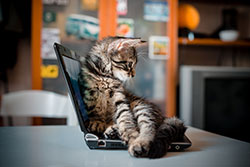
#> input picture images/kitten_image.jpg, 250 x 167 px
$ python bgr_channel_manipulation.py
#> lines starting #> are read from the running program, lines starting #| are printed output that depends on the picture
"""
Import a kitten image into OpenCV and print its pixel matrices to the console.
Extract its Blue, Green, and Red channels separately, turning the single n x n x 3 image into 3 individual n x n matrices.
Merge those 3 channel matrices back together into a single colored n x n x 3 image.
Swap the red channel with the green channel (GRB order) and merge again to see how the color balance shifts.
"""

import os  # standard library module for file/path operations
import argparse  # parse the --full-matrix command-line flag
import cv2  # OpenCV library for computer vision tasks
import numpy as np  # numerical library used to inspect the pixel array
import matplotlib.pyplot as plt  # used to chart each matrix as a labeled, colorbarred image

parser = argparse.ArgumentParser(description="Extract, merge, and swap the BGR channels of an image.")
parser.add_argument(
    "--full-matrix",
    action="store_true",
    help="Print the full raw pixel matrices to the command line (very large output) instead of just the color pixels.",
)
args = parser.parse_args()

np.set_printoptions(threshold=np.inf, linewidth=200)  # print full arrays instead of truncating them

# 1. Import the image
image_path = os.path.join(os.path.dirname(__file__), "images", "kitten_image.jpg")  # full path to the image file
image = cv2.imread(image_path)  # read the image from disk into a NumPy array (BGR order)
#> image is the input picture: shape (167, 250, 3); mean B, G, R 83.3, 91, 100.6

if image is None:  # cv2.imread returns None if the file wasn't found or couldn't be read
    raise FileNotFoundError(f"Could not load image at: {image_path}")  # stop execution with a clear error

height, width, channels = image.shape  # dimensions of the pixel matrix
#> height = 167; width = 250; channels = 3


def print_color_pixels(pixel_matrix, label):
    """Print only the pixels that aren't grayscale (where B, G, R aren't all equal), with their location."""
    blue, green, red = pixel_matrix[:, :, 0], pixel_matrix[:, :, 1], pixel_matrix[:, :, 2]
    is_color = ~((blue == green) & (green == red))  # grayscale/black/white pixels have B == G == R
    rows, cols = np.where(is_color)
    print(f"\n{label} - {len(rows)} color pixel(s) out of {pixel_matrix.shape[0] * pixel_matrix.shape[1]} total:")
    for row, col in zip(rows, cols):
        print(f"  ({row}, {col}): BGR={tuple(int(v) for v in pixel_matrix[row, col])}")


# 2. Print summary info about the matrix
print(f"Image shape (height, width, channels): {image.shape}")
#| Image shape (height, width, channels): (167, 250, 3)
print(f"Data type of pixel values: {image.dtype}")
#| Data type of pixel values: uint8
print(f"Total number of pixels: {height * width}")
#| Total number of pixels: 41750
print(f"Minimum pixel value: {image.min()}, Maximum pixel value: {image.max()}")
#| Minimum pixel value: 0, Maximum pixel value: 255
print(
    f"\nSummary:\n"
    f"  - Shape: {height} x {width} x {channels}\n"
    f"  - Data type: unsigned 8-bit integers ({image.dtype})\n"
    f"  - Total pixels: {height * width}\n"
    f"  - Intensity range: 0-255 per channel"
)
#| Summary:
#|   - Shape: 167 x 250 x 3
#|   - Data type: unsigned 8-bit integers (uint8)
#|   - Total pixels: 41750
#|   - Intensity range: 0-255 per channel

# 3. Print the color-related pixels and full BGR pixel matrix only when --full-matrix is passed
if args.full_matrix:
    print("\nFull image pixel matrix (BGR values):")
    print(image)
    print_color_pixels(image, "Original image")

# OpenCV stores each pixel as [Blue, Green, Red] (not RGB), so call out the mapping with a concrete example
example_pixel = image[0, 0]
#> example_pixel = [3, 4, 2]
print(
    f"\nExample pixel at (row=0, col=0): {example_pixel} "
    f"-> Blue={example_pixel[0]}, Green={example_pixel[1]}, Red={example_pixel[2]}"
)
#| Example pixel at (row=0, col=0): [3 4 2] -> Blue=3, Green=4, Red=2

# 4. Extract each color channel separately -> 3 individual 2D (height x width) matrices
blue_channel, green_channel, red_channel = cv2.split(image)  # each channel is now n x n (no 3rd dimension)
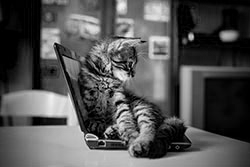
#> blue_channel: shape (167, 250); min 0, max 255, mean 83.3
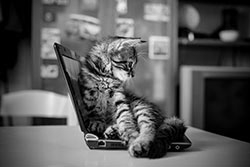
#> green_channel: shape (167, 250); min 0, max 253, mean 91
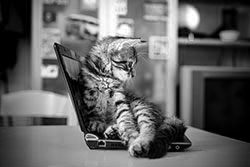
#> red_channel: shape (167, 250); min 0, max 255, mean 100.6
print(f"\nBlue channel shape: {blue_channel.shape}")
#| Blue channel shape: (167, 250)
print(f"Green channel shape: {green_channel.shape}")
#| Green channel shape: (167, 250)
print(f"Red channel shape: {red_channel.shape}")
#| Red channel shape: (167, 250)

if args.full_matrix:
    print("\nBlue channel matrix:")
    print(blue_channel)
    print("\nGreen channel matrix:")
    print(green_channel)
    print("\nRed channel matrix:")
    print(red_channel)

print(f"\nExample Blue channel value at (row=0, col=0): Blue={blue_channel[0, 0]}")
#| Example Blue channel value at (row=0, col=0): Blue=3
print(f"Example Green channel value at (row=0, col=0): Green={green_channel[0, 0]}")
#| Example Green channel value at (row=0, col=0): Green=4
print(f"Example Red channel value at (row=0, col=0): Red={red_channel[0, 0]}")
#| Example Red channel value at (row=0, col=0): Red=2

# 5. Print a small, easy-to-read sample block from the top-left corner
sample_region = image[0:5, 0:5]
print("\nTop-left 5x5 pixel block (BGR values):")
print(sample_region)
#> (printed output is left out)

# 6. Merge the 3 separate 2D channel matrices back into a single colored 3D image
merged_image = cv2.merge([blue_channel, green_channel, red_channel])  # rebuilds the n x n x 3 BGR image
print(f"\nMerged image shape (height, width, channels): {merged_image.shape}")
#| Merged image shape (height, width, channels): (167, 250, 3)
print(f"Merged image matches original image: {np.array_equal(merged_image, image)}")
#| Merged image matches original image: True

merged_pixel = merged_image[0, 0]
#> merged_pixel = [3, 4, 2]
print(
    f"\nExample merged pixel at (row=0, col=0): {tuple(int(v) for v in merged_pixel)} "
    f"-> Blue={merged_pixel[0]}, Green={merged_pixel[1]}, Red={merged_pixel[2]}"
)
#| Example merged pixel at (row=0, col=0): (3, 4, 2) -> Blue=3, Green=4, Red=2

if args.full_matrix:
    print_color_pixels(merged_image, "Merged image")
    print("\nMerged image matrix (BGR values):")
    print(merged_image)

# 7. Swap the red and green channels and merge again (channel order becomes Green, Red, Blue)
swapped_image = cv2.merge([blue_channel, red_channel, green_channel])  # (B, R, G) order
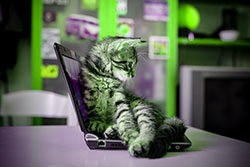
#> swapped_image: shape (167, 250, 3); mean of channels 0, 1, 2 83.3, 100.6, 91; drawn as B, G, R
print(f"\nRed/Green swapped image shape (height, width, channels): {swapped_image.shape}")
#| Red/Green swapped image shape (height, width, channels): (167, 250, 3)

swapped_pixel = swapped_image[0, 0]
#> swapped_pixel = [3, 2, 4]
print(
    f"\nExample swapped pixel at (row=0, col=0): {tuple(int(v) for v in swapped_pixel)} "
    f"-> Blue={swapped_pixel[0]}, Red={swapped_pixel[1]}, Green={swapped_pixel[2]}"
)
#| Example swapped pixel at (row=0, col=0): (3, 2, 4) -> Blue=3, Red=2, Green=4

if args.full_matrix:
    print_color_pixels(swapped_image, "Red/Green swapped image (slot order is Blue, Red, Green)")
    print("\nRed/Green swapped image matrix (slot order is Blue, Red, Green):")
    print(swapped_image)

# 8. Chart each matrix from this exercise: the 3 extracted channels, the merged image, and the swapped image
fig, axes = plt.subplots(2, 3, figsize=(15, 8))
fig.suptitle("Channel Extraction, Merge, and Swap - Matrix Charts")
print(
    "\nThe figure above uses a 2 x 3 Matplotlib layout: the first row shows the three "
    "color-coded channel matrices (Blue, Green, Red), followed by the merged and swapped "
    "images side by side on the second row."
)

channel_charts = [
    ("Blue Channel", blue_channel, "Blues"),
    ("Green Channel", green_channel, "Greens"),
    ("Red Channel", red_channel, "Reds"),
]
for ax, (title, matrix, cmap) in zip(axes[0], channel_charts):
    im = ax.imshow(matrix, cmap=cmap, vmin=0, vmax=255)
    ax.set_title(title)
    ax.set_xlabel("Column")
    ax.set_ylabel("Row")
    fig.colorbar(im, ax=ax, fraction=0.046, pad=0.04)
#> this loop made 3 passes
#> (title, cmap) on passes 1 to 3: ('Blue Channel', 'Blues'), ('Green Channel', 'Greens'), ('Red Channel', 'Reds')

merged_rgb = cv2.cvtColor(merged_image, cv2.COLOR_BGR2RGB)  # matplotlib expects RGB order, OpenCV stores BGR
axes[1, 0].imshow(merged_rgb)
axes[1, 0].set_title("Merged Image (Blue + Green + Red)")
axes[1, 0].set_xlabel("Column")
axes[1, 0].set_ylabel("Row")

swapped_rgb = cv2.cvtColor(swapped_image, cv2.COLOR_BGR2RGB)  # still shows the shifted color balance
axes[1, 1].imshow(swapped_rgb)
axes[1, 1].set_title("Red/Green Swapped Image")
axes[1, 1].set_xlabel("Column")
axes[1, 1].set_ylabel("Row")

axes[1, 2].axis("off")  # unused subplot slot

fig.tight_layout()

# 8b. Separate charts: channels only, merged only, and swapped only
fig_channels, channel_axes = plt.subplots(1, 3, figsize=(15, 5))
fig_channels.suptitle("Extracted Channels")
for ax, (title, matrix, cmap) in zip(channel_axes, channel_charts):
    im = ax.imshow(matrix, cmap=cmap, vmin=0, vmax=255)
    ax.set_title(title)
    ax.set_xlabel("Column")
    ax.set_ylabel("Row")
    fig_channels.colorbar(im, ax=ax, fraction=0.046, pad=0.04)
fig_channels.tight_layout()

fig_merged, merged_ax = plt.subplots(figsize=(6, 5))
fig_merged.suptitle("Merged Image (Blue + Green + Red)")
merged_ax.imshow(merged_rgb)
merged_ax.set_xlabel("Column")
merged_ax.set_ylabel("Row")
fig_merged.tight_layout()

fig_merged_vs_swapped, merged_vs_swapped_axes = plt.subplots(1, 2, figsize=(10, 5))
fig_merged_vs_swapped.suptitle("Merged vs. Red/Green Swapped")
merged_vs_swapped_axes[0].imshow(merged_rgb)
merged_vs_swapped_axes[0].set_title("Merged Image")
merged_vs_swapped_axes[0].set_xlabel("Column")
merged_vs_swapped_axes[0].set_ylabel("Row")
merged_vs_swapped_axes[1].imshow(swapped_rgb)
merged_vs_swapped_axes[1].set_title("Red/Green Swapped Image")
merged_vs_swapped_axes[1].set_xlabel("Column")
merged_vs_swapped_axes[1].set_ylabel("Row")
fig_merged_vs_swapped.tight_layout()

plt.show()  # blocks until every chart window is closed, then the OpenCV windows below open
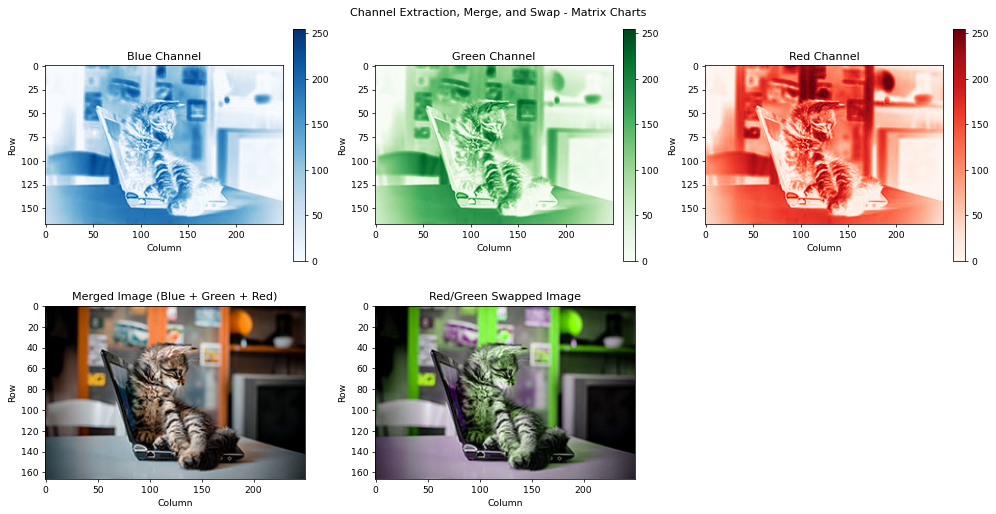
#> figure drawn by matplotlib, 8 panels
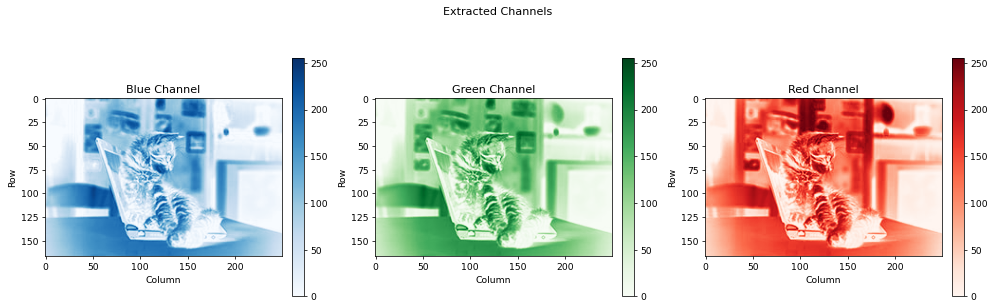
#> figure drawn by matplotlib, 6 panels

# 9. Display each extracted channel as its own 2D grayscale image, plus the merged results
cv2.namedWindow("Blue Channel", cv2.WINDOW_NORMAL)
cv2.imshow("Blue Channel", blue_channel)
cv2.moveWindow("Blue Channel", 100, 100)

cv2.namedWindow("Green Channel", cv2.WINDOW_NORMAL)
cv2.imshow("Green Channel", green_channel)
cv2.moveWindow("Green Channel", 100 + width + 40, 100)

cv2.namedWindow("Red Channel", cv2.WINDOW_NORMAL)
cv2.imshow("Red Channel", red_channel)
cv2.moveWindow("Red Channel", 100 + 2 * (width + 40), 100)

cv2.namedWindow("Merged Color Image", cv2.WINDOW_NORMAL)
cv2.imshow("Merged Color Image", merged_image)
cv2.moveWindow("Merged Color Image", 100 + 3 * (width + 40), 100)

cv2.namedWindow("Red/Green Swapped Image", cv2.WINDOW_NORMAL)
cv2.imshow("Red/Green Swapped Image", swapped_image)
cv2.moveWindow("Red/Green Swapped Image", 100 + 4 * (width + 40), 100)

window_names = [
    "Blue Channel",
    "Green Channel",
    "Red Channel",
    "Merged Color Image",
    "Red/Green Swapped Image",
]
try:
    # waitKey must run at least once before checking window visibility, since imshow needs a
    # pumped event loop to actually paint/register the windows as visible.
    while True:
        if cv2.waitKey(50) != -1:  # a key was pressed (short timeout also lets Ctrl+C interrupt)
#> (key Esc is pressed here)
            break
        if not any(cv2.getWindowProperty(name, cv2.WND_PROP_VISIBLE) >= 1 for name in window_names):
            break  # every window has been closed
except KeyboardInterrupt:
    pass
cv2.destroyAllWindows()

$ run again, with images/brain_image.jpg copied over images/kitten_image.jpg
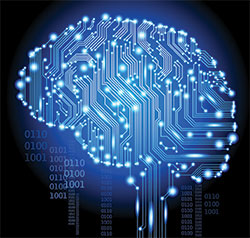
#> input picture images/brain_image.jpg, 250 x 238 px
#> image is the input picture: shape (238, 250, 3); mean B, G, R 110.4, 72.7, 43.2
#| Image shape (height, width, channels): (238, 250, 3)
#| Data type of pixel values: uint8
#| Total number of pixels: 59500
#| Minimum pixel value: 0, Maximum pixel value: 255
#| Summary:
#|   - Shape: 238 x 250 x 3
#|   - Data type: unsigned 8-bit integers (uint8)
#|   - Total pixels: 59500
#|   - Intensity range: 0-255 per channel
#> example_pixel = [24, 24, 24]
#| Example pixel at (row=0, col=0): [24 24 24] -> Blue=24, Green=24, Red=24
#> `blue_channel, green_channel, red_channel = cv2.split(image)`:
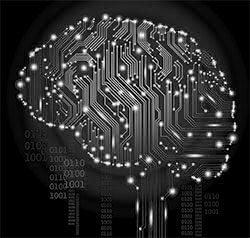
#> red_channel: shape (238, 250); min 0, max 255, mean 43.2
#| Blue channel shape: (238, 250)
#| Green channel shape: (238, 250)
#| Red channel shape: (238, 250)
#| Example Blue channel value at (row=0, col=0): Blue=24
#| Example Green channel value at (row=0, col=0): Green=24
#| Example Red channel value at (row=0, col=0): Red=24
#> (printed output is left out)
#| Merged image shape (height, width, channels): (238, 250, 3)
#| Merged image matches original image: True
#| Example merged pixel at (row=0, col=0): (24, 24, 24) -> Blue=24, Green=24, Red=24
#> `swapped_image = cv2.merge([blue_channel, red_channel, green_channel])`:
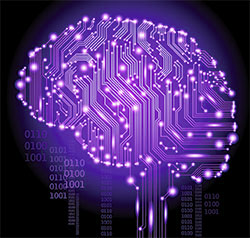
#> swapped_image: shape (238, 250, 3); mean of channels 0, 1, 2 110.4, 43.2, 72.7; drawn as B, G, R
#| Red/Green swapped image shape (height, width, channels): (238, 250, 3)
#| Example swapped pixel at (row=0, col=0): (24, 24, 24) -> Blue=24, Red=24, Green=24
#> the loop `for ax, (title, matrix, cmap) in zip(axes[0], channel_charts):` made 3 passes
#> (title, cmap) on passes 1 to 3: ('Blue Channel', 'Blues'), ('Green Channel', 'Greens'), ('Red Channel', 'Reds')
#> the loop `for ax, (title, matrix, cmap) in zip(channel_axes, channel_charts):` made 3 passes
